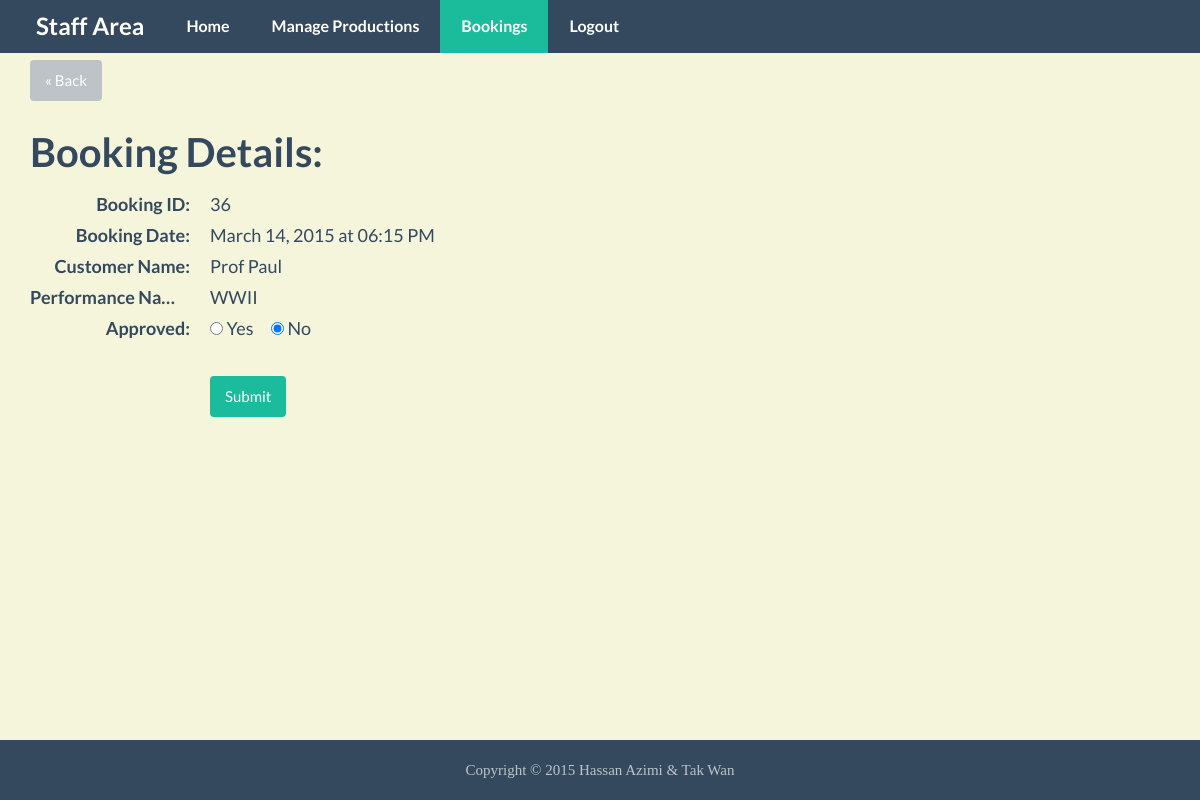
The page /approvals.php?id=36 (signed in) on the database its author committed.
### tables this page shows
CREATE TABLE IF NOT EXISTS `Booking` (
`booking_id` int(11) NOT NULL,
  `customer_id` int(11) NOT NULL,
  `performance_id` int(11) DEFAULT NULL,
  `booking_date` timestamp NOT NULL DEFAULT CURRENT_TIMESTAMP,
  `status` tinyint(1) NOT NULL DEFAULT '0',
  `purchased` tinyint(1) NOT NULL DEFAULT '0'
);

CREATE TABLE IF NOT EXISTS `Customers` (
`customer_id` int(11) NOT NULL,
  `username` varchar(30) NOT NULL,
  `password` varchar(70) NOT NULL,
  `customer_name` varchar(50) NOT NULL,
  `email` varchar(255) DEFAULT NULL,
  `street` varchar(50) NOT NULL,
  `town` varchar(30) NOT NULL,
  `post_code` varchar(8) NOT NULL,
  `phone_number` varchar(13) DEFAULT NULL
);

CREATE TABLE IF NOT EXISTS `Performance` (
`performance_id` int(11) NOT NULL,
  `production_id` int(11) NOT NULL,
  `performance_name` varchar(50) NOT NULL,
  `details` text
);

### includes/functions.php (called while the page is built, shortened)
<?php
function datetime_to_text($datetime = "") {
	$unixdatetime = strtotime($datetime);
	return strftime("%B %d, %Y at %I:%M %p", $unixdatetime);
}
function find_performance_by_id($performance_id) {
	global $connection;
	$safe_performance_id = mysqli_real_escape_string($connection, $performance_id);
	$query               = "SELECT * FROM Performance WHERE performance_id = {$safe_performance_id} LIMIT 1";
	$performance_set     = mysqli_query($connection, $query);
	if($performance = mysqli_fetch_assoc($performance_set)) {
		return $performance;
	} else {
		return NULL;
	}
}
function find_booking_by_id($id) {
	global $connection;
	$safe_id     = mysqli_real_escape_string($connection, $id);
	$query       = "SELECT * FROM Booking WHERE booking_id = {$safe_id} LIMIT 1";
	$booking_set = mysqli_query($connection, $query);
	if($booking = mysqli_fetch_assoc($booking_set)) {
		return $booking;
	} else {
		return NULL;
	}
}
function find_member_by_id($id) {
	global $connection;
	$safe_id    = mysqli_real_escape_string($connection, $id);
	$query      = "SELECT * FROM Customers WHERE customer_id = '{$safe_id}' LIMIT 1";
	$member_set = mysqli_query($connection, $query);
	if($member = mysqli_fetch_assoc($member_set)) {
		return $member;
	} else {
		return NULL;
	}
}

### public/approvals.php (the view, shortened to what this page needs)
<?php require_once("../includes/db_connection.php"); ?>
<?php require_once("../includes/functions.php"); ?>
<?php
$booking_id = $_GET["id"];
$booking    = find_booking_by_id($booking_id);
?>
<?php include("../includes/layouts/header.php"); ?>
	<nav class="navbar navbar-inverse navbar-fixed-top">
		<section class="container">
			<div class="navbar-header">
				<a class="navbar-brand" href="staff.php">Staff Area</a>
			</div>
			<div id="navbar" class="collapse navbar-collapse">
				<ul class="nav navbar-nav">
					<li><a href="staff.php">Home</a></li>
					<li><a href="manage_content.php">Manage Productions</a></li>
					<li class="active"><a href="bookings.php">Bookings</a></li>
					<li><a href="logout.php">Logout</a></li>
				</ul>
			</div>
		</section>
	</nav>
	<section class="container">
		<div class="row">
			<section class="col-lg-12">
				<a href="bookings.php" class="btn btn-default">&laquo; Back</a>
				<h3>Booking Details:</h3>
				<dl class="dl-horizontal">
					<dt>Booking ID:</dt>
					<dd><?php echo $booking["booking_id"]; ?></dd>
					<dt>Booking Date:</dt>
					<dd><?php echo datetime_to_text($booking["booking_date"]); ?></dd>
					<dt>Customer Name:</dt>
					<dd><?php echo find_member_by_id($booking["customer_id"])["customer_name"]; ?></dd>
					<dt>Performance Name:</dt>
					<dd><?php echo find_performance_by_id($booking["performance_id"])["performance_name"]; ?></dd>
					<form action="approvals.php?id=<?php echo urldecode($booking["booking_id"]); ?>" method="POST" role="form">
						<dt>Approved:</dt>
						<dd>
							<div class="controls">
								<input type="radio" name="status" value="1"
									<?php if($booking["status"]) {
										echo "checked";
									} ?> /> Yes
								            &nbsp;&nbsp;&nbsp;
								<input type="radio" name="status" value="0"
									<?php if(!$booking["status"]) {
										echo "checked";
									} ?> /> No
							</div>
						</dd>
						<dt>&nbsp;</dt>
						<dd>
							<button type="submit" name="submit" class="btn btn-primary">Submit</button>
						</dd>
					</form>
				</dl>
			</section>
		</div>
	</section>
<?php include("../includes/layouts/footer.php"); ?>

### public/css/custom.css (style rules this page uses)
html { position : relative; min-height : 100%; }
body { margin-bottom : 60px; background-color : #F5F5DC; }
body > .container { padding : 60px 15px; }
ul, li { line-height : 20px; font-size : 15px; }

### rows shown on the page
booking: booking_id "36", booking_date "March 14, 2015 at 06:15 PM", customer.customer_name "Prof Paul", performance.performance_name "WWII", status "☑"
